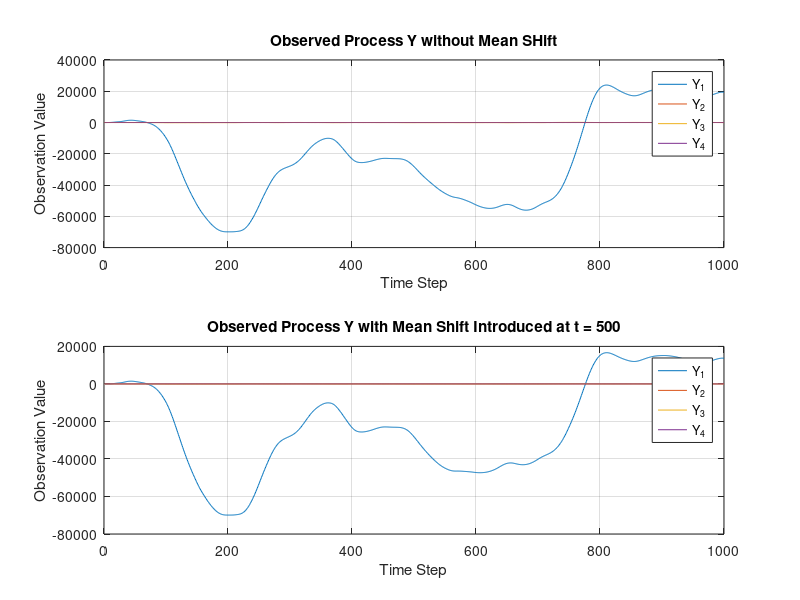

Source code (MATLAB):
%% System Matrices (unchanged)
A = [0.96, 0.99, -0.88, 0.56;
     0, 0.98, 0.75, -0.65;
     0, 0, 0.97, 0.95;
     0, 0, 0, 0.94];
C = [1, 0, 0, 0;
     0, 0, 0, 0;
     0, 0, 1, 0;
     0, 0, 0, 0];

%% Simulation Parameters
T = 1000; % Total timesteps
change_point = 500; % Timestep at which the variance change is introduced

% Generate actuation and observation noise
W = mvnrnd(zeros(4,1), eye(4), T)'; % Actuation noise W ~ N(0, I)
V = mvnrnd(zeros(4,1), eye(4), T)'; % Observation noise V ~ N(0, I)

% Initialize storage for state and observation processes
Z_no_change = zeros(4, T);
Y_no_change = zeros(4, T);
Z_change = zeros(4, T);
Y_change = zeros(4, T);

% Initial conditions
Z_no_change(:, 1) = [1; 1; 1; 1];
Z_change(:, 1) = [1; 1; 1; 1];

%% Process Simulation with Variance Change at Change Point
for i = 2:T
    if i >= change_point
        % After the change point, scale the pre-generated noise for reduced variance
        W_variance_changed = sqrt(0.5) * W(:, i); % Scale noise to have covariance 0.05 * I
    else
        % Use the original pre-generated noise up to the change point
        W_variance_changed = W(:, i);
    end
    
    % Update for both scenarios
    Z_no_change(:, i) = A * Z_no_change(:, i-1) + W(:, i); % No variance change scenario
    Y_no_change(:, i) = C * Z_no_change(:, i) + V(:, i);
    
    Z_change(:, i) = A * Z_change(:, i-1) + W_variance_changed; % With variance change scenario
    Y_change(:, i) = C * Z_change(:, i) + V(:, i);
end

%% Plot Results
figure;

% Plot observed process without variance change
subplot(2, 1, 1);
plot(1:T, Y_no_change');
title('Observed Process Y without Mean SHift');
xlabel('Time Step');
ylabel('Observation Value');
legend('Y_1', 'Y_2', 'Y_3', 'Y_4');
grid on;

% Plot observed process with variance change
subplot(2, 1, 2);
plot(1:T, Y_change');
title('Observed Process Y with Mean Shift Introduced at t = 500');
xlabel('Time Step');
ylabel('Observation Value');
legend('Y_1', 'Y_2', 'Y_3', 'Y_4');
grid on;
